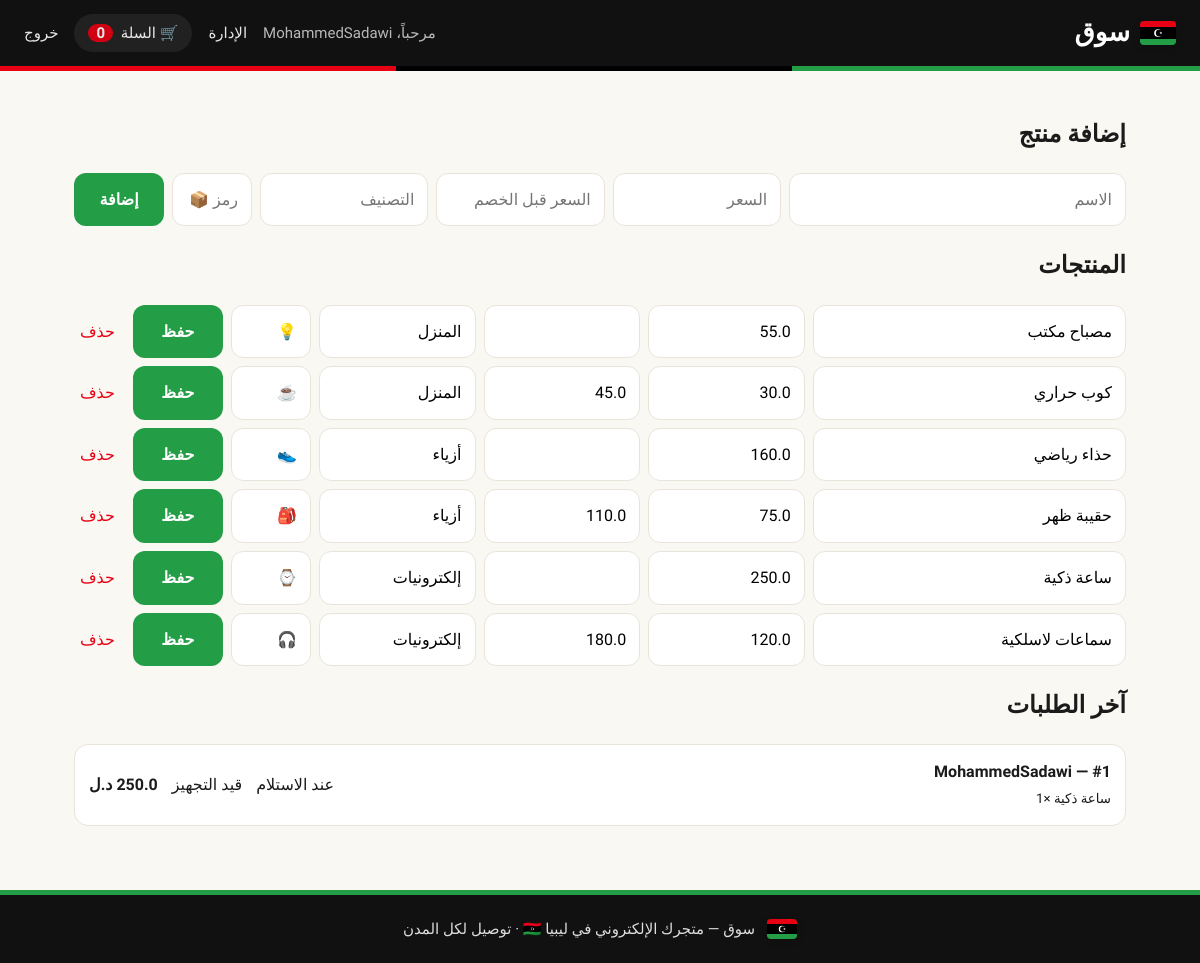
The page /admin (signed in) on the database its author committed.
### tables this page shows
CREATE TABLE orders(
            id INTEGER PRIMARY KEY, user TEXT, total REAL, method TEXT, status TEXT,
            items TEXT, created TEXT DEFAULT CURRENT_TIMESTAMP);

CREATE TABLE products(
            id INTEGER PRIMARY KEY, name TEXT, price REAL, old REAL, cat TEXT, emoji TEXT);

### app.py (the view)
@app.route("/admin")
@admin_required
def admin():
    return render_template("admin.html", count=0,
        products=db().execute("SELECT * FROM products ORDER BY id DESC").fetchall(),
        orders=db().execute("SELECT * FROM orders ORDER BY id DESC LIMIT 30").fetchall())

### app.py (called while the page is built)
@app.context_processor
def inject_currency():
    return {"currency": CURRENCY}

def db():
    if "db" not in g:
        g.db = sqlite3.connect(DB)
        g.db.row_factory = sqlite3.Row
    return g.db

def login_required(f):
    @wraps(f)
    def w(*a, **k):
        if "user" not in session:
            return redirect(url_for("login"))
        return f(*a, **k)
    return w

def admin_required(f):
    @wraps(f)
    @login_required
    def w(*a, **k):
        if not session.get("admin"):
            return redirect(url_for("shop"))
        return f(*a, **k)
    return w

### templates/admin.html (shortened to what this page needs)
{% extends "base.html" %}
{% block body %}
{% include "_nav.html" %}
<main class="wrap">
  <h2>إضافة منتج</h2>
  <form class="prod" method="post" action="{{ url_for('admin_save') }}">
    <input name="name" placeholder="الاسم" required>
    <input name="price" type="number" step="0.01" placeholder="السعر" required>
    <input name="old" type="number" step="0.01" placeholder="السعر قبل الخصم">
    <input name="cat" placeholder="التصنيف" required>
    <input name="emoji" placeholder="رمز 📦" maxlength="4">
    <button class="btn">إضافة</button>
  </form>
  <h2>المنتجات</h2>
  {% for p in products %}
  <div class="prodrow">
    <form class="prod" method="post" action="{{ url_for('admin_save') }}">
      <input name="name" value="{{ p["name"] }}" required>
      <input name="price" type="number" step="0.01" value="{{ p["price"] }}" required>
      <input name="old" type="number" step="0.01" value="{{ p["old"] or '' }}">
      <input name="cat" value="{{ p["cat"] }}" required>
      <input name="emoji" value="{{ p["emoji"] }}" maxlength="4">
      <button class="btn">حفظ</button>
    </form>
    <form method="post" action="{{ url_for('admin_delete', pid=p["id"]) }}"><button class="link">حذف</button></form>
  </div>
  {% endfor %}
  <h2>آخر الطلبات</h2>
  {% for o in orders %}
  <div class="row"><div><strong>#{{ o["id"] }} — {{ o["user"] }}</strong><br><small>{{ o["items"] }}</small></div>
    <span>{{ o["method"] }}</span><span>{{ o["status"] }}</span><b>{{ o["total"] }} {{ currency }}</b></div>
  {% else %}<p class="empty">لا توجد طلبات بعد.</p>{% endfor %}
</main>
{% endblock %}

### templates/_nav.html
<header class="nav">
  <a class="logo" href="{{ url_for('shop') }}">{% include "_flag.html" %}<span>سوق</span></a>
  <nav>
    <span class="hi">مرحباً، {{ session.user }}</span>
    {% if session.admin %}<a href="{{ url_for('admin') }}">الإدارة</a>{% endif %}
    <a class="cartbtn" href="{{ url_for('cart') }}">🛒 السلة <b>{{ count }}</b></a>
    <a href="{{ url_for('logout') }}">خروج</a>
  </nav>
</header>
<div class="stripe"></div>

### static/style.css (style rules this page uses)
:root { --black:#111;--red:#e70013;--green:#239e46;--gdark:#1a7a36;--bg:#faf8f3;--card:#fff;--line:#e8e4da;--mut:#6b6b66;--ink:#1b1b1b }
* { box-sizing:border-box }
html { scroll-behavior:smooth }
body { margin:0;font-family:Tajawal,system-ui,sans-serif;background:var(--bg);color:var(--ink);line-height:1.6 }
a { color:inherit }
.btn { display:flex;align-items:center;justify-content:center;gap:8px;width:100%;padding:13px 18px;border:0;border-radius:12px; background:var(--green);color:#fff;font:inherit;font-weight:800;cursor:pointer;text-decoration:none;transition:.2s }
input { width:100%;margin-top:6px;padding:13px;border:1px solid var(--line);border-radius:12px;font:inherit;background:#fff;transition:.2s }
.nav { position:sticky;top:0;z-index:10;display:flex;justify-content:space-between;align-items:center;padding:12px 24px;background:var(--black);color:#fff }
.stripe { height:5px;background:linear-gradient(90deg,var(--red) 33%,#000 33% 66%,var(--green) 66%) }
.logo { display:flex;align-items:center;gap:10px;font-size:26px;font-weight:800;text-decoration:none }
.nav nav { display:flex;gap:16px;align-items:center;font-size:15px }
.nav nav a { text-decoration:none;opacity:.9;transition:.2s }
.cartbtn { background:#ffffff14;padding:7px 14px;border-radius:999px }
.cartbtn b { background:var(--red);padding:0 8px;border-radius:999px;margin-inline-start:4px }
.hi { opacity:.7 }
.wrap { max-width:1100px;margin:0 auto;padding:24px }
.row { display:flex;align-items:center;gap:14px;padding:14px;background:#fff;border:1px solid var(--line);border-radius:14px;margin-bottom:10px }
.row div { flex:1 }
.link { background:none;border:0;color:var(--red);cursor:pointer;font:inherit }
.prod { display:grid;grid-template-columns:2fr 1fr 1fr 1fr 80px 90px;gap:8px;flex:1 }
.prod input { margin:0 }
.prodrow { display:flex;align-items:center;gap:12px;margin-bottom:8px }

### rows shown on the page
orders: user "MohammedSadawi", id "1", items "ساعة ذكية ×1", method "عند الاستلام", status "قيد التجهيز", currency "د.ل"
products: name "مصباح مكتب", price "55.0", cat "المنزل", emoji "💡"
products: name "كوب حراري", price "30.0", old "45.0", cat "المنزل", emoji "☕"
products: name "حذاء رياضي", price "160.0", cat "أزياء", emoji "👟"
products: name "حقيبة ظهر", price "75.0", old "110.0", cat "أزياء", emoji "🎒"
products: name "ساعة ذكية", price "250.0", cat "إلكترونيات", emoji "⌚"
products: name "سماعات لاسلكية", price "120.0", old "180.0", cat "إلكترونيات", emoji "🎧"

### other values the page prints
{{ count }} "0"
